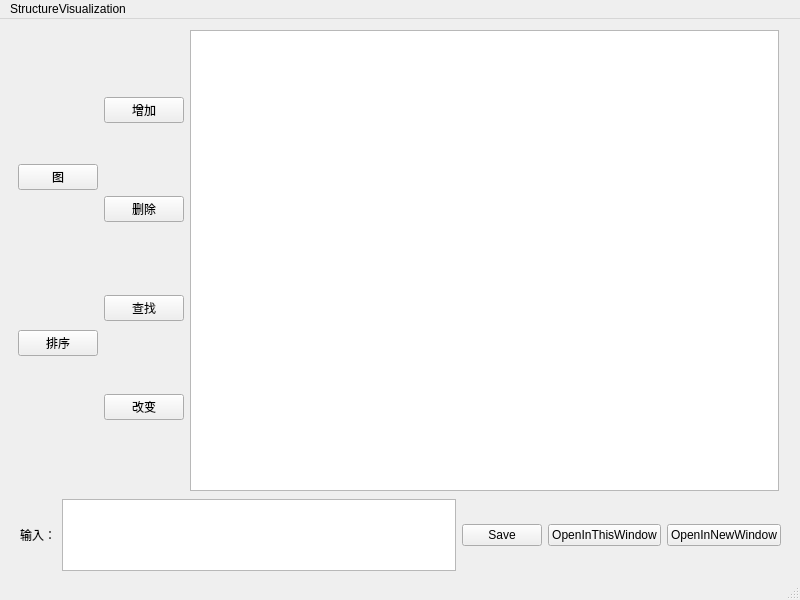
<?xml version="1.0" encoding="UTF-8"?>
<ui version="4.0">
 <class>MainWindow</class>
 <widget class="QMainWindow" name="MainWindow">
  <property name="geometry">
   <rect>
    <x>0</x>
    <y>0</y>
    <width>800</width>
    <height>600</height>
   </rect>
  </property>
  <property name="windowTitle">
   <string>MainWindow</string>
  </property>
  <widget class="QWidget" name="centralwidget">
   <widget class="QWidget" name="horizontalLayoutWidget_2">
    <property name="geometry">
     <rect>
      <x>20</x>
      <y>480</y>
      <width>761</width>
      <height>72</height>
     </rect>
    </property>
    <layout class="QHBoxLayout" name="horizontalLayout_2">
     <item>
      <widget class="QLabel" name="InputInfoLabel">
       <property name="text">
        <string>输入：</string>
       </property>
      </widget>
     </item>
     <item>
      <widget class="QTextEdit" name="InputTextEdit"/>
     </item>
     <item>
      <widget class="QPushButton" name="SaveAllPB">
       <property name="text">
        <string>Save</string>
       </property>
      </widget>
     </item>
     <item>
      <widget class="QPushButton" name="OpenFileInThisPB">
       <property name="text">
        <string>OpenInThisWindow</string>
       </property>
      </widget>
     </item>
     <item>
      <widget class="QPushButton" name="OpenFileInNewPB">
       <property name="text">
        <string>OpenInNewWindow</string>
       </property>
      </widget>
     </item>
    </layout>
   </widget>
   <widget class="QWidget" name="horizontalLayoutWidget">
    <property name="geometry">
     <rect>
      <x>18</x>
      <y>11</y>
      <width>761</width>
      <height>461</height>
     </rect>
    </property>
    <layout class="QHBoxLayout" name="horizontalLayout">
     <item>
      <layout class="QVBoxLayout" name="verticalLayout">
       <item>
        <widget class="QPushButton" name="GraphPB">
         <property name="text">
          <string>图</string>
         </property>
        </widget>
       </item>
       <item>
        <widget class="QPushButton" name="SortPB">
         <property name="text">
          <string>排序</string>
         </property>
        </widget>
       </item>
      </layout>
     </item>
     <item>
      <layout class="QVBoxLayout" name="verticalLayout_2">
       <item>
        <widget class="QPushButton" name="AddElementPB">
         <property name="text">
          <string>增加</string>
         </property>
        </widget>
       </item>
       <item>
        <widget class="QPushButton" name="DeleteElementPB">
         <property name="text">
          <string>删除</string>
         </property>
        </widget>
       </item>
       <item>
        <widget class="QPushButton" name="SearchElementPB">
         <property name="text">
          <string>查找</string>
         </property>
        </widget>
       </item>
       <item>
        <widget class="QPushButton" name="ChangeElementPB">
         <property name="text">
          <string>改变</string>
         </property>
        </widget>
       </item>
      </layout>
     </item>
     <item>
      <widget class="QTableWidget" name="VisualizationTable"/>
     </item>
    </layout>
   </widget>
  </widget>
  <widget class="QMenuBar" name="menubar">
   <property name="geometry">
    <rect>
     <x>0</x>
     <y>0</y>
     <width>800</width>
     <height>20</height>
    </rect>
   </property>
   <widget class="QMenu" name="menuStructureVisualization">
    <property name="title">
     <string>StructureVisualization</string>
    </property>
   </widget>
   <addaction name="menuStructureVisualization"/>
  </widget>
  <widget class="QStatusBar" name="statusbar"/>
 </widget>
 <resources/>
 <connections/>
</ui>
